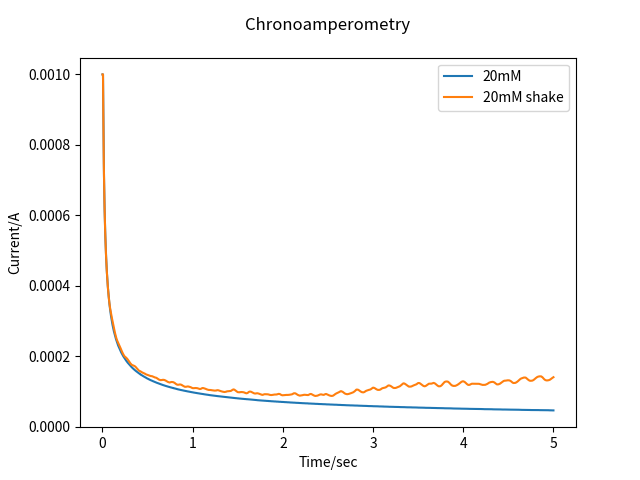

Write Python code to recreate this figure.
import os
import re
import numpy as np
import matplotlib.pyplot as plt

mname = "CA"
def save_load():
    fname = "save" + mname + ".npz"
    fload = np.load(fname)
    meta = fload['meta'] 
    data = fload['data']
    return meta, data

meta, data = save_load()

# number = 5
plt.title(meta[0]['method'])
plt.plot(data[4, :, 0], data[4, :, 1], label=meta[4]['name'].replace('mm', 'mM'))
plt.plot(data[4, :, 0], data[5, :, 1], label=meta[5]['name'].replace('mm', 'mM'))

plt.xlabel(meta[0]['cols'][0])
plt.ylabel(meta[0]['cols'][1])
plt.legend()
plt.savefig("ca_stir.png")
plt.show()
